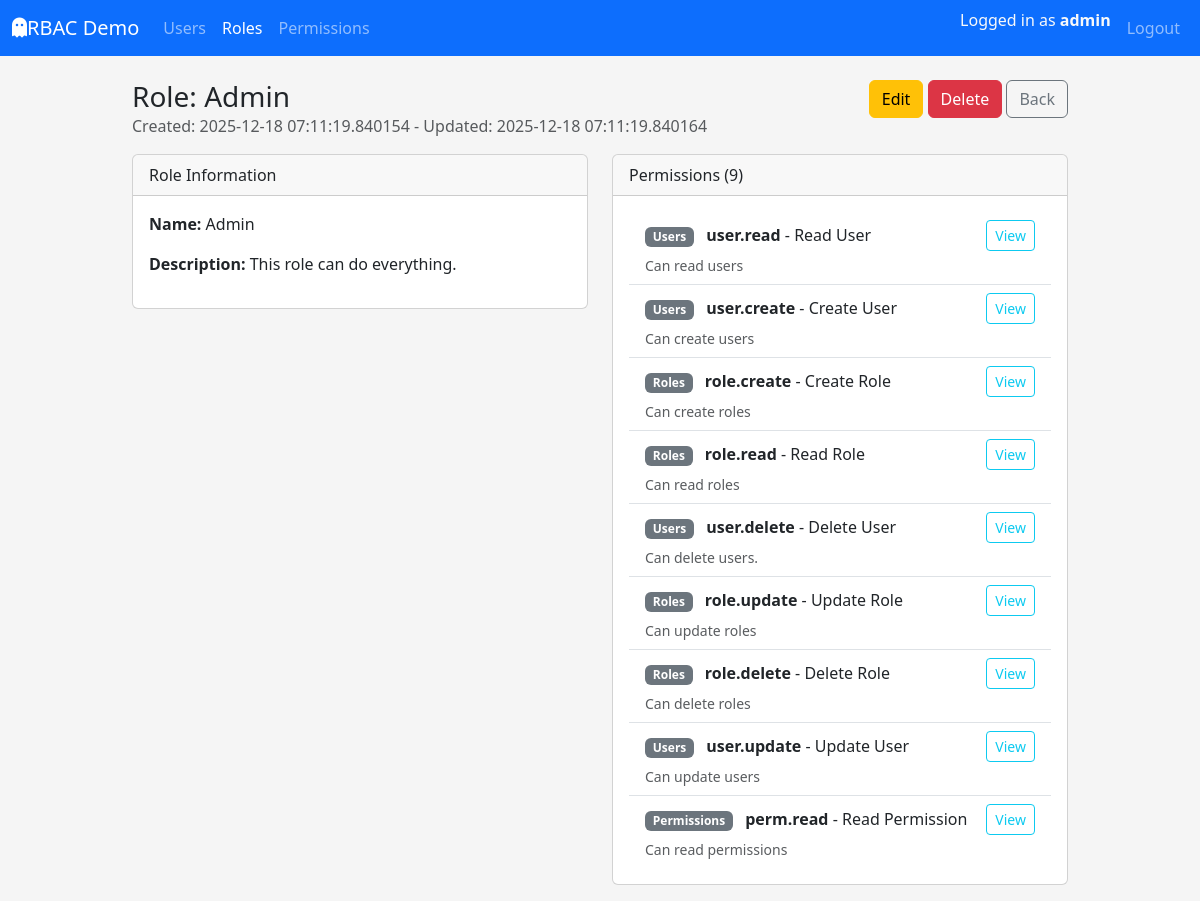
/roles/detail/2 (signed in), run on an earlier commit of the app's database.
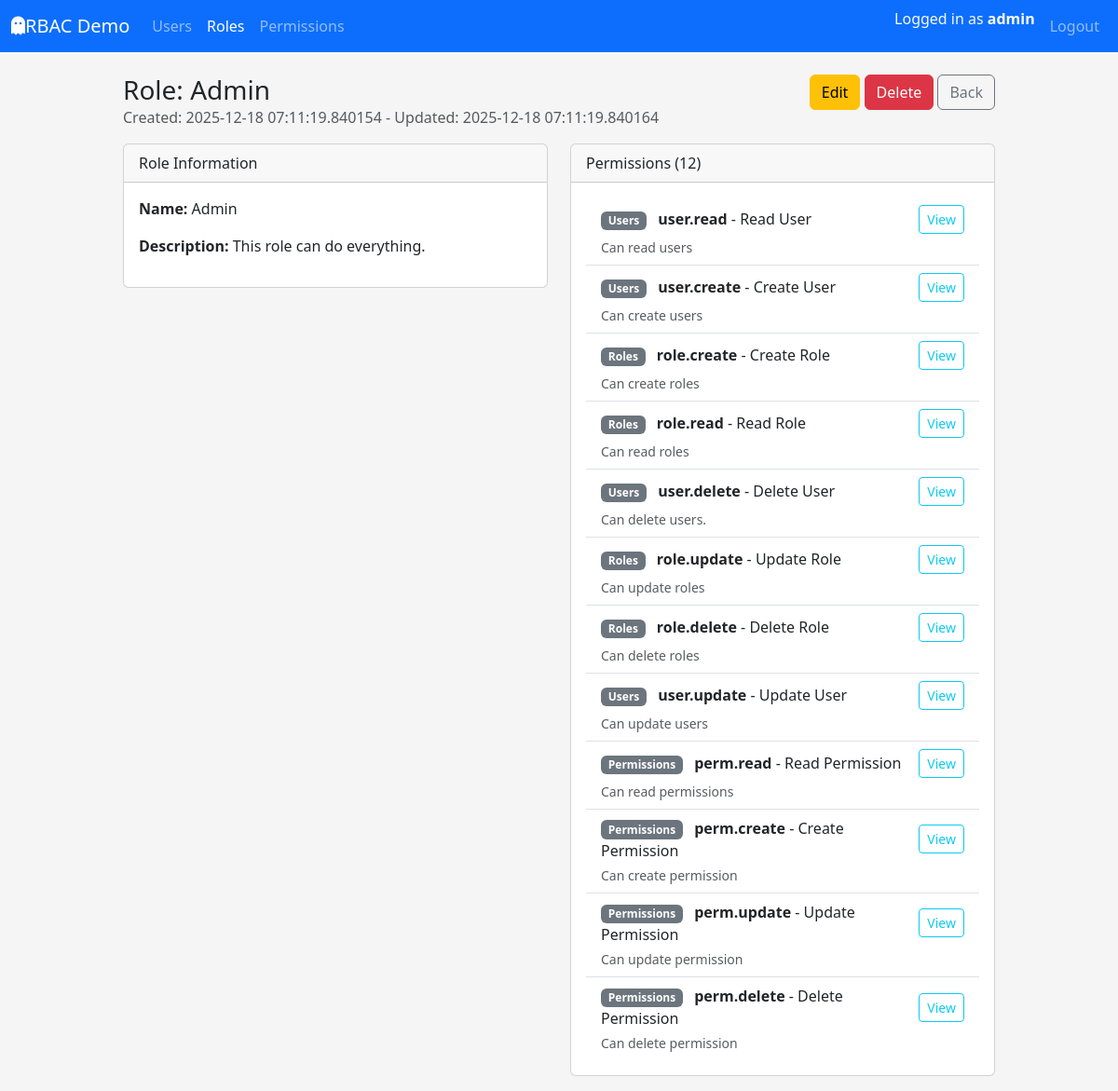
And on a later commit of the database.
### app/models/user.py (models this page shows, shortened)
class UserTable(UserMixin,db.Model):
    __tablename__ = "tbl_users"
    id = db.Column(db.Integer, primary_key=True)
    username = db.Column(db.String(80), unique=True, nullable=False)
    email = db.Column(db.String(120), unique=True, nullable=False)
    fullname = db.Column(db.String(120), nullable=False)
    is_active = db.Column(db.Boolean, default=True, nullable=False)
    password_hash = db.Column(db.String(255), nullable=False)
    created_at = db.Column(db.DateTime, default=datetime.utcnow, nullable=False)
    updated_at = db.Column(
        db.DateTime, default=datetime.utcnow, onupdate=datetime.utcnow, nullable=False
    )
    roles = db.relationship("RoleTable", secondary=tbl_user_roles, back_populates="users")
    def get_permission_codes(self) -> set[str]:
        return {perm.code for role in self.roles for perm in role.permissions}
    def has_permission(self, permission_code: str) -> bool:
        return permission_code in self.get_permission_codes()

### app/models/role.py (models this page shows, shortened)
class RoleTable(db.Model):
    __tablename__ = "tbl_roles"
    id = db.Column(db.Integer, primary_key=True)
    name = db.Column(db.String(80), unique=True, nullable=False)
    description = db.Column(db.String(255))
    created_at = db.Column(db.DateTime, default=datetime.utcnow, nullable=False)
    updated_at = db.Column(
        db.DateTime, default=datetime.utcnow, onupdate=datetime.utcnow, nullable=False
    )
    users = db.relationship("UserTable", secondary=tbl_user_roles, back_populates="roles")
    permissions = db.relationship("PermissionTable", secondary=tbl_role_permissions, back_populates="roles")

### app/models/permission.py (models this page shows, shortened)
class PermissionTable(db.Model):
    __tablename__ = "tbl_permissions"
    id = db.Column(db.Integer, primary_key=True)
    code = db.Column(db.String(64), unique=True, nullable=False, index=True)
    name = db.Column(db.String(120), nullable=False)
    description = db.Column(db.String(255))
    module = db.Column(db.String(80), nullable=False, default="General")
    created_at = db.Column(db.DateTime, default=datetime.utcnow, nullable=False)
    updated_at = db.Column(db.DateTime, default=datetime.utcnow,onupdate=datetime.utcnow, nullable=False)
    roles = db.relationship("RoleTable", secondary=tbl_role_permissions, back_populates="permissions")

### app/routes/roles_route.py (the view)
@role_bp.route('/detail/<int:role_id>', methods=['GET'])
@login_required
@permission_required(Perm.ROLE_READ)
def detail(role_id: int):
    role = RoleService.get_role_by_id(role_id)
    if role is None:
        abort(404)
    return render_template("roles/detail.html", role=role)

### app/services/role_service.py (called while the page is built)
    @staticmethod
    def get_role_by_id(role_id: int) -> Optional[RoleTable]:
        return RoleTable.query.get(role_id)

### app/templates/roles/detail.html (shortened to what this page needs)
{% extends "layouts/base.html" %}  {% block content %}
<div class="d-flex justify-content-between algin-items-center mb-3">
  <div>
    <h1 class="h3 mb-0">Role: {{ role.name }}</h1>
    <p class="text-muted mb-0">
      Created: {{ role.created_at }} - Updated: {{ role.updated_at }}
    </p>
  </div>
  <div class="text-end">
    <a
      href="{{ url_for('tbl_roles.edit', role_id=role.id) }}"
      class="btn btn-warning"
      >Edit</a
    >
    <a
      href="{{ url_for('tbl_roles.delete_confirm', role_id=role.id) }}"
      class="btn btn-danger"
      >Delete</a
    >
    <a href="{{ url_for('tbl_roles.index') }}" class="btn btn-outline-secondary"
      >Back</a
    >
  </div>
</div>
<div class="row">
  <div class="col-lg-6 mb-3">
    <div class="card">
      <div class="card-header">Role Information</div>
      <div class="card-body">
        <p><strong>Name:</strong> {{ role.name }}</p>
        <p><strong>Description:</strong> {{ role.description or "-"}}</p>
      </div>
    </div>
  </div>
  <div class="col-lg-6 mb-3">
    <div class="card">
      <div class="card-header">Permissions ({{ role.permissions|length }})</div>
      <div class="card-body">
        {% if role.permissions %}
        <ul class="list-group list-group-flush">
          {% for perm in role.permissions %}
          <li class="list-group-item">
            <div class="d-flex justify-content-between align-items-center">
              <div>
                <span class="badge bg-secondary me-2">{{ perm.module }}</span>
                <strong>{{ perm.code }}</strong> - {{ perm.name }}
              </div>
              <a
                href="{{ url_for('tbl_perms.detail', permission_id=perm.id) }}"
                class="btn btn-sm btn-outline-info"
                >View</a
              >
            </div>
            {% if perm.description %}
            <div class="small text-muted mt-1">{{ perm.description }}</div>
            {% endif %}
          </li>
          {% endfor %}
        </ul>
        {% else %}
        <p class="text-muted mb-0">This role has no permission yet.</p>
        {% endif %}
      </div>
    </div>
  </div>
</div>
{% endblock %}

### app/templates/layouts/base.html (shortened to what this page needs)
<!doctype html>
<html lang="en">
  <head>
    <link
      href="https://cdn.jsdelivr.net/npm/bootstrap@5.3.8/dist/css/bootstrap.min.css"
      rel="stylesheet"
    />
    <link
      rel="stylesheet"
      href="{{ url_for('static', filename='css/style.css') }}"
    />
  </head>
  <body>
    <nav class="navbar navbar-expand-lg navbar-dark bg-primary mb-4">
      <div class="container-fluid">
        <a class="navbar-brand" href="#">
          <i class="fa-solid fa-ghost"></i>RBAC Demo
        </a>
        <div class="collapse navbar-collapse" id="navbarMain">
          <ul class="navbar-nav me-auto mb-2 mb-lg-0">
            {% if current_user.is_authenticated and
            current_user.has_permission(perm.USER_READ) %}
            <li class="nav-item">
              <a
                class="nav-link {% if request.blueprint == 'tbl_users' %}active{% endif %}"
                href="{{ url_for('tbl_users.index') }}"
                >Users</a
              >
            </li>
            {% endif %}
            {% if current_user.is_authenticated and
            current_user.has_permission(perm.ROLE_READ) %}
            <li class="nav-item">
              <a
                class="nav-link {% if request.blueprint == 'tbl_roles' %}active{% endif %}"
                href="{{ url_for('tbl_roles.index') }}"
                >Roles</a
              >
            </li>
            {% endif %}
            {% if current_user.is_authenticated and
            current_user.has_permission(perm.PERM_READ) %}
            <li class="nav-item">
              <a
                class="nav-link {% if request.blueprint == 'tbl_perms' %}active{% endif %}"
                href="{{ url_for('tbl_perms.index') }}"
                >Permissions</a
              >
            </li>
            {% endif %}
          </ul>
          <ul class="navbar-nav ms-auto mb-2 mb-lg-0">
            {% if current_user.is_authenticated %}
            <li class="nav-item">
              <span class="navbar-text me-2 text-light">
                Logged in as <strong>{{ current_user.username }}</strong>
              </span>
            </li>
            <li class="nav-item">
              <a href="{{ url_for('auth.logout') }}" class="nav-link">Logout</a>
            </li>
            {% else %}
            <li class="nav-item">
              <a href="{{ url_for('auth.login') }}" class="nav-link">Login</a>
            </li>
            {% endif %}
          </ul>
        </div>
      </div>
    </nav>
    <main class="container">
       {% block content %}{% endblock %}
    </main>
  </body>
</html>

### app/static/css/style.css (style rules this page uses)
body { background-color: #f5f5f5; }
main.container { max-width: 960px; }

What changed in the data, as far as the page shows it:
added PermissionTable: module "Permissions", code "perm.create", name "Create Permission", description "Can create permission"
added PermissionTable: module "Permissions", code "perm.update", name "Update Permission", description "Can update permission"
added PermissionTable: module "Permissions", code "perm.delete", name "Delete Permission", description "Can delete permission"
Also different on the page:
{{ role.permissions|length }}: "9" → "12"
